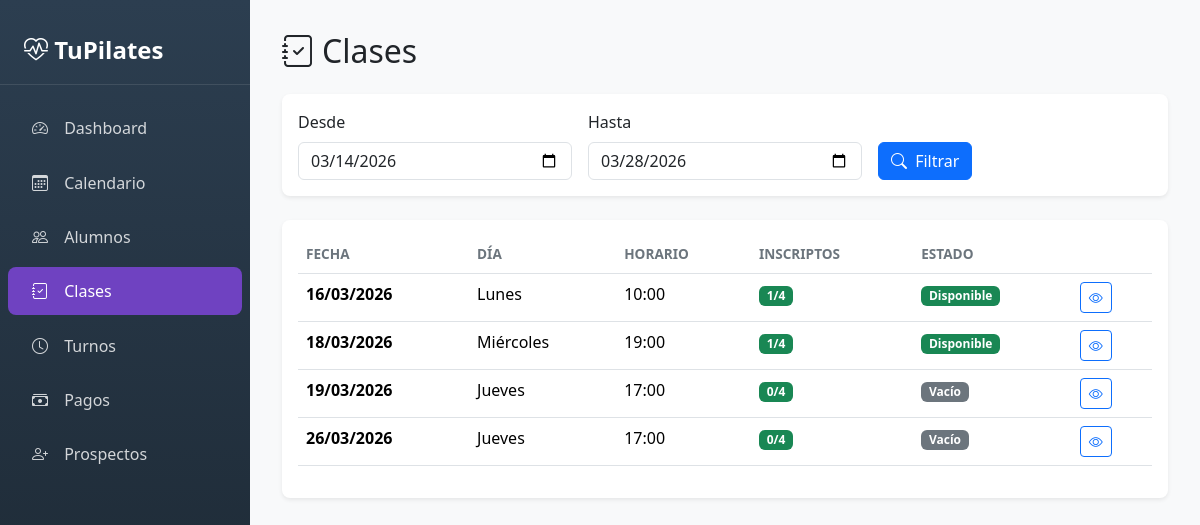
/panel/clases/, run on the app's committed database.
### Pilapp/models.py (models this page shows, shortened)
class Clase(models.Model):
    id_clase = models.AutoField(primary_key=True)
    id_instructor = models.ForeignKey(Instructor, on_delete=models.CASCADE)
    id_turno = models.ForeignKey(Turno, on_delete=models.CASCADE)
    fecha = models.DateField()
    total_inscriptos = models.IntegerField(default=0)

class Turno(models.Model):
    DIAS_CHOICES = [
        ('Lunes', 'Lunes'),
        ('Martes', 'Martes'),
        ('Miércoles', 'Miércoles'),
        ('Jueves', 'Jueves'),
        ('Viernes', 'Viernes'),
        ('Sábado', 'Sábado'),
    ]
    id_turno = models.AutoField(primary_key=True)
    horario = models.TimeField()
    dia = models.CharField(max_length=10, choices=DIAS_CHOICES)

### Pilapp/views_panel.py (the view)
def panel_clases(request):
    fecha_desde = request.GET.get('desde')
    fecha_hasta = request.GET.get('hasta')
    hoy = timezone.localdate()
    if not fecha_desde:
        fecha_desde = hoy  # ← Cambiar a HOY
    else:
        fecha_desde = datetime.strptime(fecha_desde, '%Y-%m-%d').date()
    if not fecha_hasta:
        fecha_hasta = hoy + timedelta(days=14)  # ← Mostrar 2 semanas futuras
    else:
        fecha_hasta = datetime.strptime(fecha_hasta, '%Y-%m-%d').date()
    clases = Clase.objects.filter(
        fecha__gte=fecha_desde,
        fecha__lte=fecha_hasta
    ).select_related('id_turno').annotate(
        total_regulares=Count('alumnoclase'),
        total_ocasionales=Count('alumnoclaseocasional')
    ).order_by('fecha', 'id_turno__horario')
    for c in clases:
        c.total = c.total_regulares + c.total_ocasionales
    return render(request, "admin_panel/clases/lista.html", {
        "clases": clases,
        "fecha_desde": fecha_desde,
        "fecha_hasta": fecha_hasta,
    })

### Pilapp/templates/admin_panel/clases/lista.html (shortened to what this page needs)
{% extends 'admin_panel/base.html' %}
{% block content %}
<div class="d-flex justify-content-between align-items-center mb-4">
    <h2 class="mb-0"><i class="bi bi-journal-check me-2"></i>Clases</h2>
</div>
<div class="card mb-4">
    <div class="card-body">
        <form method="get" class="row g-3">
            <div class="col-md-4">
                <label class="form-label">Desde</label>
                <input type="date" name="desde" class="form-control" value="{{ fecha_desde|date:'Y-m-d' }}">
            </div>
            <div class="col-md-4">
                <label class="form-label">Hasta</label>
                <input type="date" name="hasta" class="form-control" value="{{ fecha_hasta|date:'Y-m-d' }}">
            </div>
            <div class="col-md-4 d-flex align-items-end">
                <button type="submit" class="btn btn-primary">
                    <i class="bi bi-search me-1"></i> Filtrar
                </button>
            </div>
        </form>
    </div>
</div>
<div class="card">
    <div class="card-body">
        {% if clases %}
        <div class="table-responsive">
            <table class="table table-hover">
                <thead>
                    <tr>
                        <th>Fecha</th>
                        <th>Día</th>
                        <th>Horario</th>
                        <th>Inscriptos</th>
                        <th>Estado</th>
                        <th></th>
                    </tr>
                </thead>
                <tbody>
                    {% for clase in clases %}
                    <tr>
                        <td><strong>{{ clase.fecha|date:"d/m/Y" }}</strong></td>
                        <td>{{ clase.id_turno.dia }}</td>
                        <td>{{ clase.id_turno.horario|time:"H:i" }}</td>
                        <td>
                            <span class="badge
                                {% if clase.total >= 4 %}
                                    bg-danger
                                {% elif clase.total >= 2 %}
                                    bg-warning
                                {% else %}
                                    bg-success
                                {% endif %}
                            ">
                                {{ clase.total }}/4
                            </span>
                        </td>
                        <td>
                            {% if clase.total >= 4 %}
                                <span class="badge bg-danger badge-estado">Lleno</span>
                            {% elif clase.total == 0 %}
                                <span class="badge bg-secondary badge-estado">Vacío</span>
                            {% else %}
                                <span class="badge bg-success badge-estado">Disponible</span>
                            {% endif %}
                        </td>
                        <td>
                            <a href="{% url 'panel_clase_detalle' clase.id_clase %}"
                            class="btn btn-sm btn-outline-primary">
                                <i class="bi bi-eye"></i>
                            </a>
                        </td>
                    </tr>
                    {% endfor %}
                </tbody>
            </table>
        </div>
        {% else %}
        <p class="text-muted text-center py-4 mb-0">
            No hay clases en el rango seleccionado
        </p>
        {% endif %}
    </div>
</div>
{% endblock %}

### Pilapp/templates/admin_panel/base.html (style rules this page uses)
:root { --sidebar-width: 250px; --primary-color: #6f42c1; --secondary-color: #e9ecef; }
body { min-height: 100vh; background-color: #f8f9fa; }
.card { border: none; box-shadow: 0 0.125rem 0.25rem rgba(0,0,0,0.075); border-radius: 0.5rem; }
.table th { font-weight: 600; color: #6c757d; font-size: 0.85rem; text-transform: uppercase; }
.badge-estado { font-size: 0.75rem; padding: 0.35em 0.65em; }

### data on the page
Clase: fecha "16/03/2026", id_turno.dia "Lunes", id_turno.horario "10:00", total "1", shows "Disponible"
Clase: fecha "18/03/2026", id_turno.dia "Miércoles", id_turno.horario "19:00", total "1", shows "Disponible"
Clase: fecha "19/03/2026", id_turno.dia "Jueves", id_turno.horario "17:00", total "0", shows "Vacío"
Clase: fecha "26/03/2026", id_turno.dia "Jueves", id_turno.horario "17:00", total "0", shows "Vacío"
